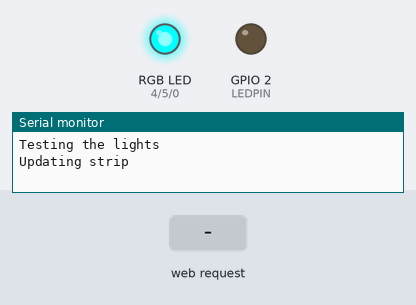
The program below on a simulated ESP8266 (Wemos D1 mini). On the bench: an RGB LED mixed from three pins (HIGH = lit), output pins drawn as LEDs (lit = HIGH), the last lines printed to the serial monitor. Dashed ring = blinking. The inputs (shaded band) are chosen by the test bench. WiFi joins after 1.5 s; servers stay silent unless stated.

Above: at 0.1 s.
At 7.09 s:
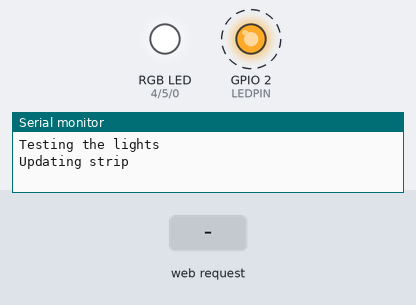
7.4 s: HTTP request GET / received
At 8.1 s:
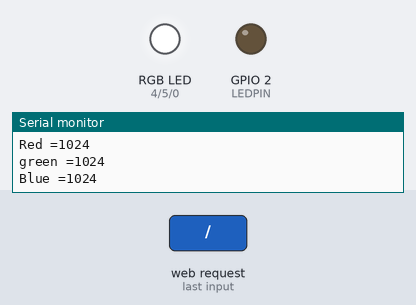
Timing chart, 0 to 10.4 s (numbered marks = the images above; inputs shaded):
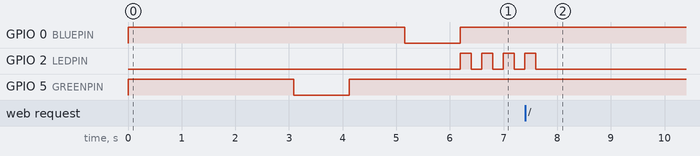

The program:

main.cpp
```cpp
#include <ESP8266WiFi.h>
#include <WiFiClient.h>
#include <ESP8266WebServer.h>
#include <ESP8266mDNS.h>

//Start Customization Variables

#define WifiLEDInterval 200
#define mDNSLEDInterval 1500

#define GREENPIN 5
#define REDPIN 4
#define BLUEPIN 0

#define LEDPIN BUILTIN_LED
#define LEDON LOW


enum status {
  WifiWait,
  MDNSWait,
  Ready
};

status currentStatus = WifiWait;

bool serverInitialized = false;
bool wifiInitialized = false;

// End System and Switch states

// Status LED Setup
unsigned long previousMillis = 0;
int ledState = LEDON;
// End of Status LED Setup

// WiFi,mDNS,Webserver setup
const char* ssid = "SSID";
const char* password = "PASSWORD";
const char* mdns_hostname = "RGB";

ESP8266WebServer server(80);
// End of WiFi,mDNS,Webserver setup

//webpage to serve
String webpage = ""
"<!DOCTYPE html><html><head><title>RGB control</title><meta name='mobile-web-app-capable' content='yes' />"
"<meta name='viewport' content='width=device-width' /></head><body style='margin: 0px; padding: 0px;'>"
"<canvas id='colorspace'></canvas></body>"
"<script type='text/javascript'>"
"(function () {"
" var canvas = document.getElementById('colorspace');"
" var ctx = canvas.getContext('2d');"
" function drawCanvas() {"
" var colours = ctx.createLinearGradient(0, 0, window.innerWidth, 0);"
" for(var i=0; i <= 360; i+=10) {"
" colours.addColorStop(i/360, 'hsl(' + i + ', 100%, 50%)');"
" }"
" ctx.fillStyle = colours;"
" ctx.fillRect(0, 0, window.innerWidth, window.innerHeight);"
" var luminance = ctx.createLinearGradient(0, 0, 0, ctx.canvas.height);"
" luminance.addColorStop(0, '#ffffff');"
" luminance.addColorStop(0.05, '#ffffff');"
" luminance.addColorStop(0.5, 'rgba(0,0,0,0)');"
" luminance.addColorStop(0.95, '#000000');"
" luminance.addColorStop(1, '#000000');"
" ctx.fillStyle = luminance;"
" ctx.fillRect(0, 0, ctx.canvas.width, ctx.canvas.height);"
" }"
" var eventLocked = false;"
" function handleEvent(clientX, clientY) {"
" if(eventLocked) {"
" return;"
" }"
" function colourCorrect(v) {"
" return Math.round(1023-(v*v)/64);"
" }"
" var data = ctx.getImageData(clientX, clientY, 1, 1).data;"
" var params = ["
" 'r=' + colourCorrect(data[0]),"
" 'g=' + colourCorrect(data[1]),"
" 'b=' + colourCorrect(data[2])"
" ].join('&');"
" var req = new XMLHttpRequest();"
" req.open('POST', '?' + params, true);"
" req.send();"
" eventLocked = true;"
" req.onreadystatechange = function() {"
" if(req.readyState == 4) {"
" eventLocked = false;"
" }"
" }"
" }"
" canvas.addEventListener('click', function(event) {"
" handleEvent(event.clientX, event.clientY, true);"
" }, false);"
" canvas.addEventListener('touchmove', function(event){"
" handleEvent(event.touches[0].clientX, event.touches[0].clientY);"
"}, false);"
" function resizeCanvas() {"
" canvas.width = window.innerWidth;"
" canvas.height = window.innerHeight;"
" drawCanvas();"
" }"
" window.addEventListener('resize', resizeCanvas, false);"
" resizeCanvas();"
" drawCanvas();"
" document.ontouchmove = function(e) {e.preventDefault()};"
" })();"
"</script></html>";

//////////////////////////////////////////////////////////////////////////////////////////////////


// Color Variables for the strip
int red = 0;
int green = 0;
int blue = 0;


// Toggle Status LED
void toggleLed() {
   ledState = !ledState;
   digitalWrite(LEDPIN, ledState);
}

// Set Strip 1 colors
void updateStrip() {
    Serial.println("Updating strip");
    analogWrite(REDPIN, red);
    analogWrite(BLUEPIN, blue);
    analogWrite(GREENPIN, green);
}

void handleRoot() {
// Serial.println("handle root..");
red = 1024 - server.arg(0).toInt(); // read RGB arguments
green = 1024 - server.arg(1).toInt();
blue = 1024 - server.arg(2).toInt();

updateStrip();

Serial.print("Red =");
 Serial.println(red); // for TESTING
 Serial.print("green =");
 Serial.println(green); // for TESTING
 Serial.print("Blue =");
 Serial.println(blue); // for TESTING
server.send(200, "text/html", webpage);
}


void fade(int pin) {

    for (int u = 0; u < 1024; u++) {
      analogWrite(pin, 1023 - u);
      delay(1);
    }
    for (int u = 0; u < 1024; u++) {
      analogWrite(pin, u);
      delay(1);
    }
}

void testRGB() { // fade in and out of Red, Green, Blue

Serial.println("Testing the lights");
red =1023;
green = 1023;
blue = 1023;
updateStrip();

fade(REDPIN); // R
fade(GREENPIN); // G
fade(BLUEPIN); // B
}

//////////////////////////////////////////////////////////////////////////////////////////////////


void setup() {
  // Set Pin Modes
  pinMode(LEDPIN, OUTPUT);
  pinMode(REDPIN, OUTPUT);
  pinMode(GREENPIN, OUTPUT);
  pinMode(BLUEPIN, OUTPUT);

  Serial.begin(115200);

  testRGB();
}

void loop() {
  // Check if Wifi Disconnected
  if(wifiInitialized && serverInitialized) {
    if(WiFi.status() != WL_CONNECTED) {
      server.stop();
      serverInitialized = false;
      wifiInitialized = false;
      currentStatus = WifiWait;
    }
  }

  // WifiWait State, waiting for Wifi to initialize and connect
  if(currentStatus == WifiWait) {
    // If Wifi is not Initialized start the WiFi connection
    if(!wifiInitialized) {
      WiFi.begin(ssid, password);
      wifiInitialized = true;
    }
    // When the Wifi Connects move to the MDNSWait State
    if(WiFi.status() == WL_CONNECTED) {
      Serial.println("Wifi Connected !");
      Serial.print("IP :");
      Serial.println(WiFi.localIP());
      currentStatus = MDNSWait;
    } else {
      // Waiting for Wifi to connect, flash LED accordingly
      unsigned long currentMillis = millis();
      unsigned long elapsedTime = currentMillis - previousMillis;
      if(elapsedTime >= WifiLEDInterval) {
        previousMillis = currentMillis;
        toggleLed();
      }
    }
  }

  // MDNSWait Sate, waiting for MDNS to initialize
  if(currentStatus == MDNSWait) {
    // When the MDNS initializes move to Ready State
    if (MDNS.begin(mdns_hostname)) {
      currentStatus = Ready;
      Serial.print("mDNS Up. Should be accessible via ");
      Serial.print(mdns_hostname);
      Serial.println(".local");
    } else {
      // Waiting for MDNS to Init, flash LED accordingly
      unsigned long currentMillis = millis();
      unsigned long elapsedTime = currentMillis - previousMillis;
      if(elapsedTime >= MDNSWait) {
        previousMillis = currentMillis;
        toggleLed();
      }
    }
  }

  // Ready State, start webserver if not initialized and handle clients
  if(currentStatus == Ready) {
    if(serverInitialized == false) {
      //Initialize Webserver
      digitalWrite(LEDPIN, LEDON);
      ledState = LEDON;

      // Setup Server Routes
      server.on("/", handleRoot);

      // Start Server
      server.begin();

      // Update Color Values
      updateStrip();

      serverInitialized = true;
    } else {
      server.handleClient();
    }
  }

}
```
